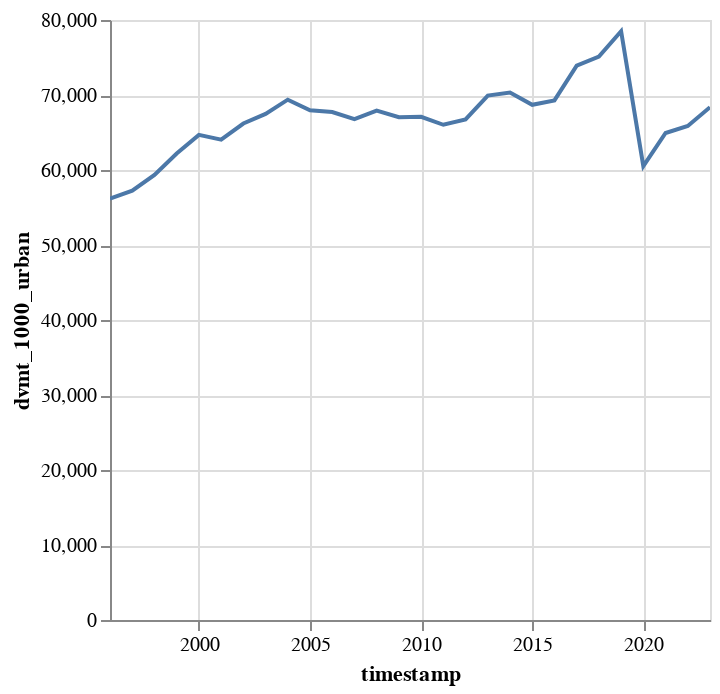

Notebook cell for this chart:
### Code cell
(
    df[
        [
            "timestamp",
            "maintained_miles_rural",
            "maintained_miles_urban",
            "dvmt_1000_rural",
            "dvmt_1000_urban",
        ]
    ]
    .group_by(["timestamp"])
    .sum()
    .plot.line(x="timestamp", y="dvmt_1000_urban")
)

### Figure 1 — Vega-Lite specification as saved in the notebook (floating-point values rounded to 4 significant figures)
{"config": {"view": {"continuousWidth": 300, "continuousHeight": 300}}, "data": {"name": "data-21b2d44100ec3d847e2080084b8358ba"}, "mark": {"type": "line", "tooltip": true}, "encoding": {"x": {"field": "timestamp", "type": "temporal"}, "y": {"field": "dvmt_1000_urban", "type": "quantitative"}}, "params": [{"name": "param_1", "select": {"type": "interval", "encodings": ["x", "y"]}, "bind": "scales"}], "$schema": "https://vega.github.io/schema/vega-lite/v5.20.1.json", "datasets": {"data-21b2d44100ec3d847e2080084b8358ba": [{"timestamp": "1996-01-01T00:00:00", "maintained_miles_rural": 2535.0, "maintained_miles_urban": 6128.0, "dvmt_1000_rural": 6602.0, "dvmt_1000_urban": 56180.0}, {"timestamp": "1997-01-01T00:00:00", "maintained_miles_rural": 2494.0, "maintained_miles_urban": 6127.0, "dvmt_1000_rural": 6684.0, "dvmt_1000_urban": 57240.0}, {"timestamp": "1998-01-01T00:00:00", "maintained_miles_rural": 2499.0, "maintained_miles_urban": 6124.0, "dvmt_1000_rural": 6966.0, "dvmt_1000_urban": 59340.0}, {"timestamp": "1999-01-01T00:00:00", "maintained_miles_rural": 2576.0, "maintained_miles_urban": 6163.0, "dvmt_1000_rural": 7353.0, "dvmt_1000_urban": 62200.0}, {"timestamp": "2000-01-01T00:00:00", "maintained_miles_rural": 2592.0, "maintained_miles_urban": 6318.0, "dvmt_1000_rural": 7613.0, "dvmt_1000_urban": 64680.0}, {"timestamp": "2001-01-01T00:00:00", "maintained_miles_rural": 2531.0, "maintained_miles_urban": 6120.0, "dvmt_1000_rural": 8181.0, "dvmt_1000_urban": 64040.0}, {"timestamp": "2002-01-01T00:00:00", "maintained_miles_rural": 2528.0, "maintained_miles_urban": 6244.0, "dvmt_1000_rural": 7222.0, "dvmt_1000_urban": 66200.0}, {"timestamp": "2003-01-01T00:00:00", "maintained_miles_rural": 2791.0, "maintained_miles_urban": 6536.0, "dvmt_1000_rural": 9298.0, "dvmt_1000_urban": 67480.0}, {"timestamp": "2004-01-01T00:00:00", "maintained_miles_rural": 2539.0, "maintained_miles_urban": 6744.0, "dvmt_1000_rural": 9767.0, "dvmt_1000_urban": 69380.0}, {"timestamp": "2005-01-01T00:00:00", "maintained_miles_rural": 4319.0, "maintained_miles_urban": 4992.0, "dvmt_1000_rural": 9234.0, "dvmt_1000_urban": 67960.0}, {"timestamp": "2006-01-01T00:00:00", "maintained_miles_rural": 4316.0, "maintained_miles_urban": 4996.0, "dvmt_1000_rural": 9064.0, "dvmt_1000_urban": 67720.0}, {"timestamp": "2007-01-01T00:00:00", "maintained_miles_rural": 4316.0, "maintained_miles_urban": 5001.0, "dvmt_1000_rural": 8863.0, "dvmt_1000_urban": 66770.0}, {"timestamp": "2008-01-01T00:00:00", "maintained_miles_rural": 4341.0, "maintained_miles_urban": 5352.0, "dvmt_1000_rural": 8576.0, "dvmt_1000_urban": 67920.0}, {"timestamp": "2009-01-01T00:00:00", "maintained_miles_rural": 4346.0, "maintained_miles_urban": 5370.0, "dvmt_1000_rural": 8243.0, "dvmt_1000_urban": 67050.0}, {"timestamp": "2010-01-01T00:00:00", "maintained_miles_rural": 4265.0, "maintained_miles_urban": 5175.0, "dvmt_1000_rural": 8945.0, "dvmt_1000_urban": 67090.0}, {"timestamp": "2011-01-01T00:00:00", "maintained_miles_rural": 4263.0, "maintained_miles_urban": 5175.0, "dvmt_1000_rural": 8225.0, "dvmt_1000_urban": 66030.0}, {"timestamp": "2012-01-01T00:00:00", "maintained_miles_rural": 3999.0, "maintained_miles_urban": 6991.0, "dvmt_1000_rural": 8050.0, "dvmt_1000_urban": 66750.0}, {"timestamp": "2013-01-01T00:00:00", "maintained_miles_rural": 3965.0, "maintained_miles_urban": 5958.0, "dvmt_1000_rural": 6234.0, "dvmt_1000_urban": 69930.0}, {"timestamp": "2014-01-01T00:00:00", "maintained_miles_rural": 4132.0, "maintained_miles_urban": 6062.0, "dvmt_1000_rural": 6268.0, "dvmt_1000_urban": 70330.0}, {"timestamp": "2015-01-01T00:00:00", "maintained_miles_rural": 449.3, "maintained_miles_urban": 6871.0, "dvmt_1000_rural": 3466.0, "dvmt_1000_urban": 68690.0}, {"timestamp": "2016-01-01T00:00:00", "maintained_miles_rural": 417.1, "maintained_miles_urban": 6570.0, "dvmt_1000_rural": 4331.0, "dvmt_1000_urban": 69280.0}, {"timestamp": "2017-01-01T00:00:00", "maintained_miles_rural": 1300.0, "maintained_miles_urban": 7317.0, "dvmt_1000_rural": 6116.0, "dvmt_1000_urban": 73910.0}, {"timestamp": "2018-01-01T00:00:00", "maintained_miles_rural": 1294.0, "maintained_miles_urban": 7308.0, "dvmt_1000_rural": 6295.0, "dvmt_1000_urban": 75110.0}, {"timestamp": "2019-01-01T00:00:00", "maintained_miles_rural": 1299.0, "maintained_miles_urban": 7300.0, "dvmt_1000_rural": 6352.0, "dvmt_1000_urban": 78510.0}, {"timestamp": "2020-01-01T00:00:00", "maintained_miles_rural": 1403.0, "maintained_miles_urban": 7228.0, "dvmt_1000_rural": 7388.0, "dvmt_1000_urban": 60510.0}, {"timestamp": "2021-01-01T00:00:00", "maintained_miles_rural": 1436.0, "maintained_miles_urban": 7450.0, "dvmt_1000_rural": 6218.0, "dvmt_1000_urban": 64930.0}, {"timestamp": "2022-01-01T00:00:00", "maintained_miles_rural": 1632.0, "maintained_miles_urban": 7531.0, "dvmt_1000_rural": 6086.0, "dvmt_1000_urban": 65870.0}, {"timestamp": "2023-01-01T00:00:00", "maintained_miles_rural": 1422.0, "maintained_miles_urban": 7397.0, "dvmt_1000_rural": 7657.0, "dvmt_1000_urban": 68370.0}]}}
